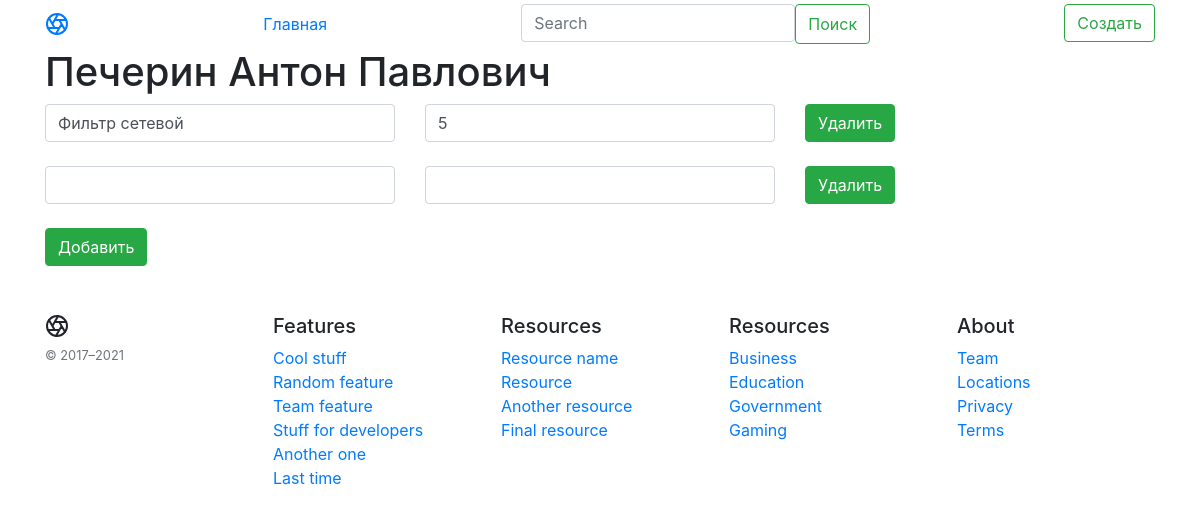
The page /inventory/21 on the database its author committed.
### main.py (models this page shows, shortened)
class Article(db.Model):
    id = db.Column(db.Integer, primary_key=True)
    title = db.Column(db.String(100), nullable=False)
    intro = db.Column(db.String(300), nullable=False)
    date = db.Column(db.DateTime, default=datetime.utcnow)

class Equipment(db.Model):
    id = db.Column(db.Integer, primary_key=True)
    eq = db.Column(db.String(100), nullable=False)
    col = db.Column(db.Integer, nullable=False)
    user_id = db.Column(db.Integer, db.ForeignKey('article.id'))

### main.py (the view)
@app.route('/inventory/<int:id>')
def equip(id):
    article = Article.query.get(id)
    equipment = Equipment.query.all()
    return render_template("eq.html", article=int(article.id), equipment=equipment, name=article)

### templates/eq.html (shortened to what this page needs)
{% extends 'base.html' %}
{% block body %}
<div class="container">
    <h1>{{ name.title }}</h1>
    {% for el in equipment %}
    {% if el.user_id == article %}
    <form action="/inventory/{{ name.id }}/{{ el.id }}/updateeq" method="POST">
        <div class="row">
            <div class="col"><input type="text" name="eq" id="eq" class="form-control" value="{{ el.eq }}">
            </div>
            <div class="col">
                <input name="col" id="col" class="form-control" value="{{ el.col }}">
            </div>
            <div class="col">
                <a href="/inventory/{{ name.id }}/{{ el.id }}/deleteeq" class="btn btn-success">Удалить</a>
            </div>
        </div>
        <br>
        {% endif %}
        {% endfor %}
    </form>
    <form action="/inventory/{{ name.id }}/{{ equipment[-1].id+1 }}/new/{{ equipment[-1].id }}" method="POST">
        <div class="row">
            <div class="col"><input type="text" name="eq_id" id="eq_id" class="form-control"></div>
            <div class="col"><input name="col_id" id="col_id" class="form-control"></div>
            <div class="col"><a href="/inventory/{{ name.id }}/{{ equipment[-1].id }}/deleteeq" class="btn btn-success">Удалить</a>
            </div>
        </div>
        <br>
        <button type="submit" class="btn btn-success">Добавить</button>
    </form>
</div>
{% endblock %}

### rows shown on the page
Article: title "Печерин Антон Павлович"
Equipment: eq "Фильтр сетевой", col "5"
